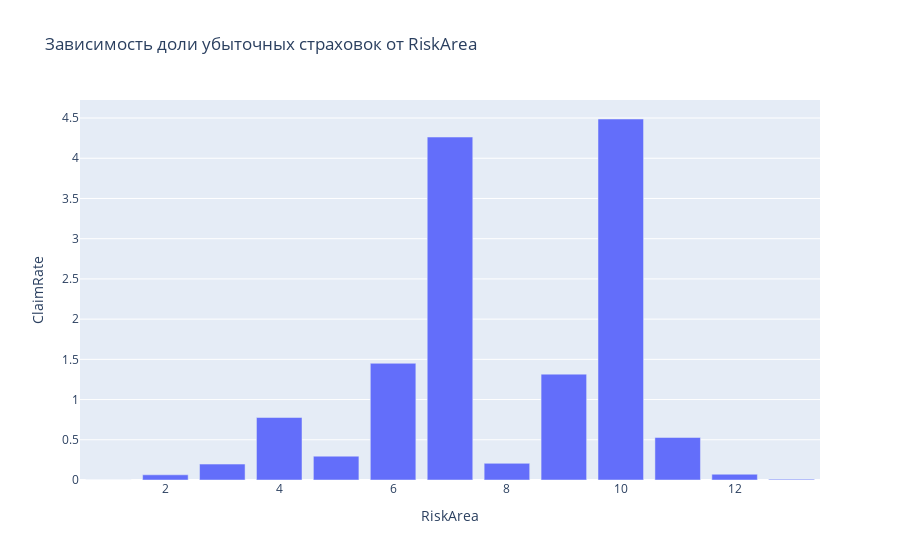

Source (notebook cell):
### Code cell
fig = px.bar(df_group_RA, x='RiskArea', y='ClaimRate', title='Зависимость доли убыточных страховок от RiskArea')
fig.show()

### Figure 1 — Plotly figure (JSON) as saved in the notebook; plotly's stock layout.template omitted (floating-point values rounded to 4 significant figures)
{"data": [{"alignmentgroup": "True", "hoverlabel": {"namelength": 0}, "hovertemplate": "RiskArea=%{x}<br>ClaimRate=%{y}", "legendgroup": "", "marker": {"color": "#636efa"}, "name": "", "offsetgroup": "", "orientation": "v", "showlegend": false, "textposition": "auto", "type": "bar", "x": [1, 2, 3, 4, 5, 6, 7, 8, 9, 10, 11, 12, 13], "xaxis": "x", "y": [7.354e-05, 0.06447, 0.1978, 0.7768, 0.2963, 1.451, 4.264, 0.2071, 1.316, 4.488, 0.5288, 0.0717, 0.01074], "yaxis": "y"}], "layout": {"barmode": "relative", "legend": {"tracegroupgap": 0}, "title": {"text": "Зависимость доли убыточных страховок от RiskArea"}, "xaxis": {"anchor": "y", "domain": [0, 1], "title": {"text": "RiskArea"}}, "yaxis": {"anchor": "x", "domain": [0, 1], "title": {"text": "ClaimRate"}}}}
